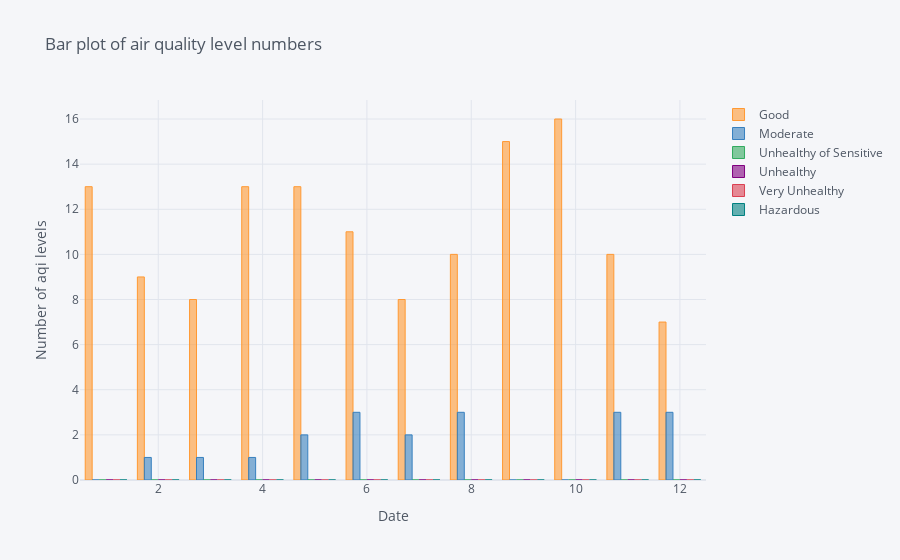

The cell this chart's notebook holds for it:
### Code cell
# Use .unstack() to transform dataframe from long to wide for plotting
counted_aqi.unstack().iplot(kind='bar', title='Bar plot of air quality level numbers',xTitle='Date',yTitle='Number of aqi levels')

### Figure 1 — Plotly figure (JSON) as saved in the notebook; plotly's stock layout.template omitted (floating-point values rounded to 4 significant figures)
{"data": [{"marker": {"color": "rgba(255, 153, 51, 0.6)", "line": {"color": "rgba(255, 153, 51, 1.0)", "width": 1}}, "name": "Good", "orientation": "v", "text": "", "type": "bar", "x": [1, 2, 3, 4, 5, 6, 7, 8, 9, 10, 11, 12], "y": [13, 9, 8, 13, 13, 11, 8, 10, 15, 16, 10, 7]}, {"marker": {"color": "rgba(55, 128, 191, 0.6)", "line": {"color": "rgba(55, 128, 191, 1.0)", "width": 1}}, "name": "Moderate", "orientation": "v", "text": "", "type": "bar", "x": [1, 2, 3, 4, 5, 6, 7, 8, 9, 10, 11, 12], "y": [0, 1, 1, 1, 2, 3, 2, 3, 0, 0, 3, 3]}, {"marker": {"color": "rgba(50, 171, 96, 0.6)", "line": {"color": "rgba(50, 171, 96, 1.0)", "width": 1}}, "name": "Unhealthy of Sensitive", "orientation": "v", "text": "", "type": "bar", "x": [1, 2, 3, 4, 5, 6, 7, 8, 9, 10, 11, 12], "y": [0, 0, 0, 0, 0, 0, 0, 0, 0, 0, 0, 0]}, {"marker": {"color": "rgba(128, 0, 128, 0.6)", "line": {"color": "rgba(128, 0, 128, 1.0)", "width": 1}}, "name": "Unhealthy", "orientation": "v", "text": "", "type": "bar", "x": [1, 2, 3, 4, 5, 6, 7, 8, 9, 10, 11, 12], "y": [0, 0, 0, 0, 0, 0, 0, 0, 0, 0, 0, 0]}, {"marker": {"color": "rgba(219, 64, 82, 0.6)", "line": {"color": "rgba(219, 64, 82, 1.0)", "width": 1}}, "name": "Very Unhealthy", "orientation": "v", "text": "", "type": "bar", "x": [1, 2, 3, 4, 5, 6, 7, 8, 9, 10, 11, 12], "y": [0, 0, 0, 0, 0, 0, 0, 0, 0, 0, 0, 0]}, {"marker": {"color": "rgba(0, 128, 128, 0.6)", "line": {"color": "rgba(0, 128, 128, 1.0)", "width": 1}}, "name": "Hazardous", "orientation": "v", "text": "", "type": "bar", "x": [1, 2, 3, 4, 5, 6, 7, 8, 9, 10, 11, 12], "y": [0, 0, 0, 0, 0, 0, 0, 0, 0, 0, 0, 0]}], "layout": {"legend": {"bgcolor": "#F5F6F9", "font": {"color": "#4D5663"}}, "paper_bgcolor": "#F5F6F9", "plot_bgcolor": "#F5F6F9", "title": {"font": {"color": "#4D5663"}, "text": "Bar plot of air quality level numbers"}, "xaxis": {"gridcolor": "#E1E5ED", "showgrid": true, "tickfont": {"color": "#4D5663"}, "title": {"font": {"color": "#4D5663"}, "text": "Date"}, "zerolinecolor": "#E1E5ED"}, "yaxis": {"gridcolor": "#E1E5ED", "showgrid": true, "tickfont": {"color": "#4D5663"}, "title": {"font": {"color": "#4D5663"}, "text": "Number of aqi levels"}, "zerolinecolor": "#E1E5ED"}}}
